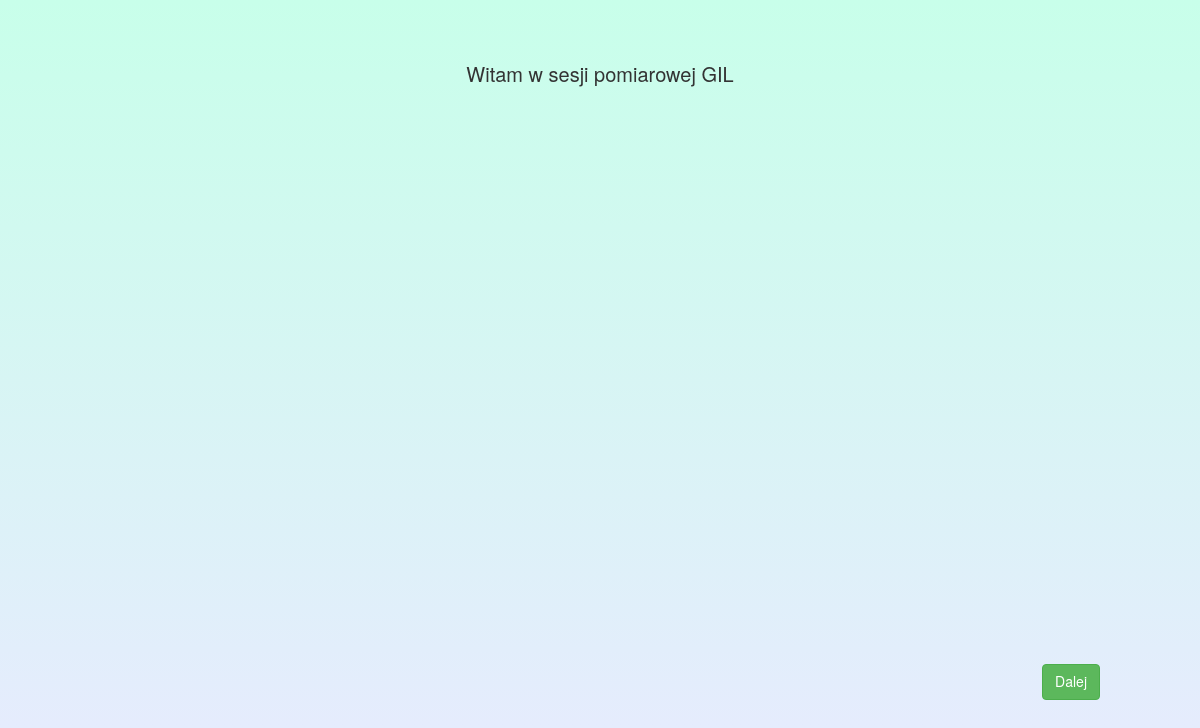
Before: /welcome_survey_gil/ (signed in) with the older database file.
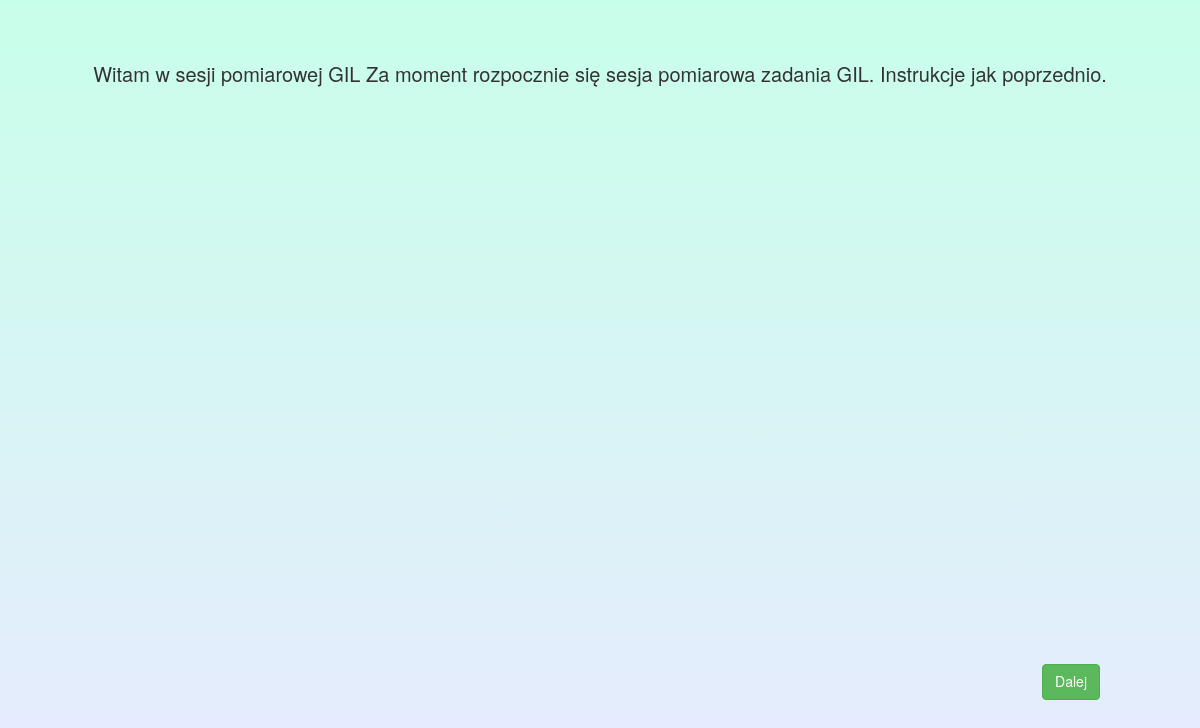
After: the same page with the newer database file.
### exp/models.py (models this page shows, shortened)
class DescriptionSettings(models.Model):
    welcome_description = models.TextField()
    training_gil_description = models.TextField()
    survey_gil_description = models.TextField()
    training_selection_description = models.TextField()
    survey_selection_description = models.TextField()
    ending_description = models.TextField()

### exp/views.py (the view)
# urls.py: url(r'^welcome_survey_gil/', views.welcome_survey_gil, name='welcome_survey_gil'),
@login_required()
def welcome_survey_gil(request):
    general_settings = DescriptionSettings.objects.all()[0]
    return render(request, 'welcome_survey_gil.html',
                  {'description': general_settings.survey_gil_description})

### exp/templates/welcome_survey_gil.html (shortened to what this page needs)
<!DOCTYPE html>
<html lang="en">
<head>
    {% load staticfiles %}
    <link rel="stylesheet" type="text/css" href="{% static 'exp/style.css' %}" />
    <link rel="stylesheet" href="https://maxcdn.bootstrapcdn.com/bootstrap/3.3.7/css/bootstrap.min.css">
</head>
<body>
    <div style="text-align:center; padding:60px; font-size: 20px">{{ description }}</div>
    <div>
        <a href="/survey_gil/" class="right-corner-btn btn btn-success">Dalej</a>
    </div>
</body>
</html>

Changed rows visible on the page:
changed DescriptionSettings: survey_gil_description "Witam w sesji pomiarowej GIL" → "Witam w sesji pomiarowej GIL Za moment rozpocznie się sesja pomiarowa zadania GIL. Instrukcje jak poprzednio."
